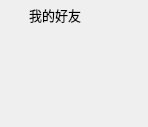
<?xml version="1.0" encoding="UTF-8"?>
<ui version="4.0">
 <class>CollapseViewItem</class>
 <widget class="QWidget" name="CollapseViewItem">
  <property name="geometry">
   <rect>
    <x>0</x>
    <y>0</y>
    <width>148</width>
    <height>127</height>
   </rect>
  </property>
  <property name="windowTitle">
   <string>Form</string>
  </property>
  <property name="styleSheet">
   <string notr="true">#item_top #label[slected=&quot;false&quot;]{
	 
}

#item_top #label[slected=&quot;false&quot;]:hover{
	
	 
}

#item_top #label[slected=&quot;true&quot;]{
	 
}

#item_top:hover{
	
	background-color: rgba(255, 255, 255,80);
}

#item_top #label{
	 
	
	background-image: url(:/pic/arrow_r.png);
	background-repeat:no;
	background-position:center;
}


#item_top QPushButton{
	 border:none;
	 text-align:left;
	 font-size:10pt;
	 background-repeat:no;
}

</string>
  </property>
  <layout class="QHBoxLayout" name="horizontalLayout">
   <property name="spacing">
    <number>0</number>
   </property>
   <property name="leftMargin">
    <number>0</number>
   </property>
   <property name="topMargin">
    <number>0</number>
   </property>
   <property name="rightMargin">
    <number>0</number>
   </property>
   <property name="bottomMargin">
    <number>0</number>
   </property>
   <item>
    <widget class="QWidget" name="item_main" native="true">
     <layout class="QVBoxLayout" name="verticalLayout" stretch="0,1">
      <property name="spacing">
       <number>0</number>
      </property>
      <property name="leftMargin">
       <number>0</number>
      </property>
      <property name="topMargin">
       <number>0</number>
      </property>
      <property name="rightMargin">
       <number>0</number>
      </property>
      <property name="bottomMargin">
       <number>0</number>
      </property>
      <item>
       <widget class="QWidget" name="item_top" native="true">
        <layout class="QHBoxLayout" name="horizontalLayout_2" stretch="0,1">
         <property name="spacing">
          <number>3</number>
         </property>
         <property name="leftMargin">
          <number>6</number>
         </property>
         <property name="topMargin">
          <number>5</number>
         </property>
         <property name="rightMargin">
          <number>0</number>
         </property>
         <property name="bottomMargin">
          <number>5</number>
         </property>
         <item>
          <widget class="QLabel" name="label">
           <property name="minimumSize">
            <size>
             <width>20</width>
             <height>20</height>
            </size>
           </property>
           <property name="maximumSize">
            <size>
             <width>20</width>
             <height>20</height>
            </size>
           </property>
           <property name="text">
            <string/>
           </property>
           <property name="scaledContents">
            <bool>false</bool>
           </property>
          </widget>
         </item>
         <item>
          <widget class="QPushButton" name="text_pushButton">
           <property name="text">
            <string>我的好友</string>
           </property>
          </widget>
         </item>
        </layout>
       </widget>
      </item>
      <item>
       <widget class="QWidget" name="item_con" native="true">
        <layout class="QVBoxLayout" name="verticalLayout_2">
         <property name="spacing">
          <number>0</number>
         </property>
         <property name="leftMargin">
          <number>0</number>
         </property>
         <property name="topMargin">
          <number>0</number>
         </property>
         <property name="rightMargin">
          <number>0</number>
         </property>
         <property name="bottomMargin">
          <number>0</number>
         </property>
        </layout>
       </widget>
      </item>
     </layout>
    </widget>
   </item>
  </layout>
 </widget>
 <resources/>
 <connections/>
</ui>
